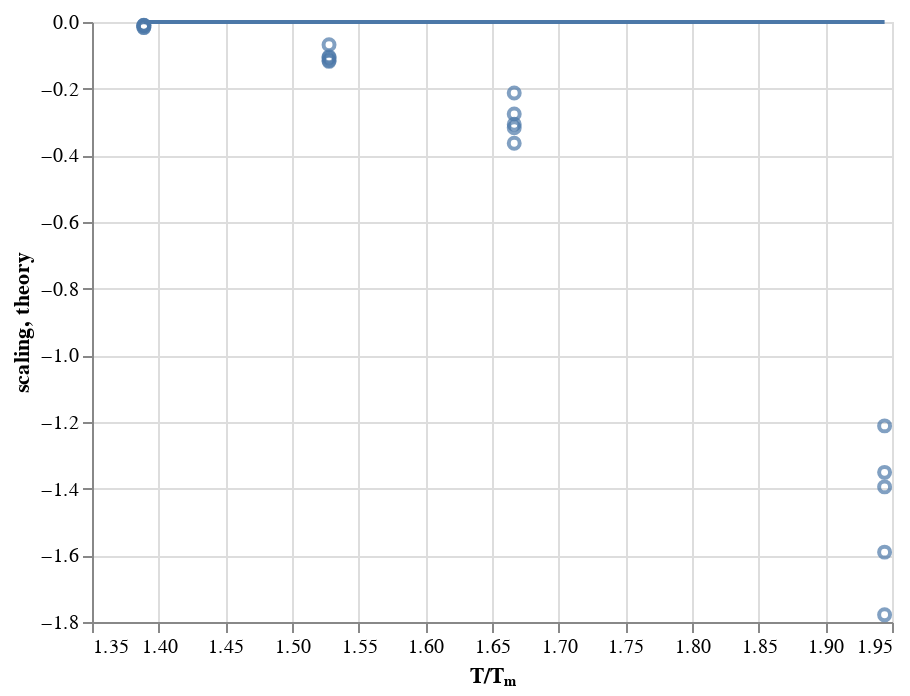

Source (notebook cell):
### Code cell
c = alt.Chart(df_fit).encode(
    x=alt.X('temp_norm', title='T/Tₘ', scale=alt.Scale(zero=False)),
)

c.mark_point().encode(y="scaling") + c.mark_line().encode(y="theory")

### Figure 1 — Vega-Lite specification as saved in the notebook (floating-point values rounded to 4 significant figures)
{"$schema": "https://vega.github.io/schema/vega-lite/v2.6.0.json", "config": {"view": {"height": 300, "width": 400}}, "datasets": {"data-65c53359c5da1163951da08f78ba37dd": [{"scaling": -0.01687, "temp_norm": 1.389, "theory": -4.077e-09}, {"scaling": -0.01037, "temp_norm": 1.389, "theory": -4.077e-09}, {"scaling": -0.009691, "temp_norm": 1.389, "theory": -4.077e-09}, {"scaling": -0.01569, "temp_norm": 1.389, "theory": -4.077e-09}, {"scaling": -0.0106, "temp_norm": 1.389, "theory": -4.077e-09}, {"scaling": -0.118, "temp_norm": 1.528, "theory": -5.06e-09}, {"scaling": -0.06832, "temp_norm": 1.528, "theory": -5.06e-09}, {"scaling": -0.1074, "temp_norm": 1.528, "theory": -5.06e-09}, {"scaling": -0.104, "temp_norm": 1.528, "theory": -5.06e-09}, {"scaling": -0.1156, "temp_norm": 1.528, "theory": -5.06e-09}, {"scaling": -0.213, "temp_norm": 1.667, "theory": -5.888e-09}, {"scaling": -0.3069, "temp_norm": 1.667, "theory": -5.888e-09}, {"scaling": -0.2761, "temp_norm": 1.667, "theory": -5.888e-09}, {"scaling": -0.3172, "temp_norm": 1.667, "theory": -5.888e-09}, {"scaling": -0.3638, "temp_norm": 1.667, "theory": -5.888e-09}, {"scaling": -1.351, "temp_norm": 1.944, "theory": -7.206e-09}, {"scaling": -1.395, "temp_norm": 1.944, "theory": -7.206e-09}, {"scaling": -1.212, "temp_norm": 1.944, "theory": -7.206e-09}, {"scaling": -1.779, "temp_norm": 1.944, "theory": -7.206e-09}, {"scaling": -1.59, "temp_norm": 1.944, "theory": -7.206e-09}]}, "layer": [{"data": {"name": "data-65c53359c5da1163951da08f78ba37dd"}, "encoding": {"x": {"field": "temp_norm", "scale": {"zero": false}, "title": "T/Tₘ", "type": "quantitative"}, "y": {"field": "scaling", "type": "quantitative"}}, "mark": "point"}, {"data": {"name": "data-65c53359c5da1163951da08f78ba37dd"}, "encoding": {"x": {"field": "temp_norm", "scale": {"zero": false}, "title": "T/Tₘ", "type": "quantitative"}, "y": {"field": "theory", "type": "quantitative"}}, "mark": "line"}]}
